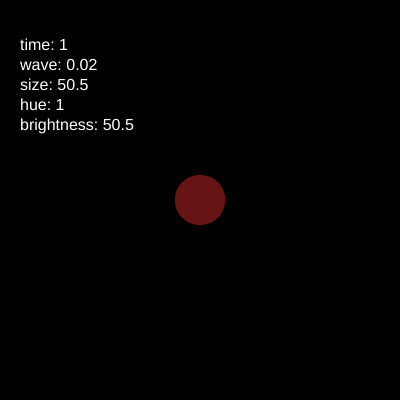
Frame 1 (no input)
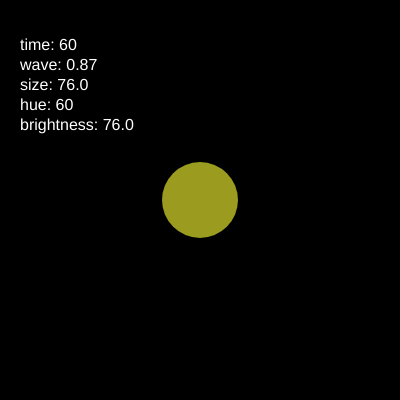
Frame 60 (no input)
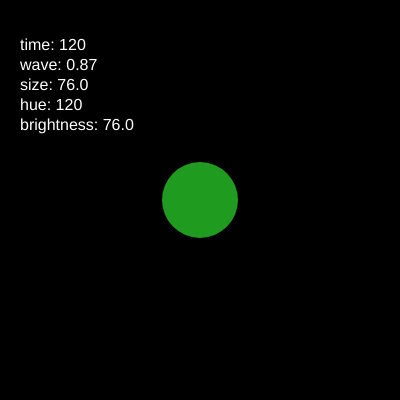
Frame 120 (the mouse pressed at the canvas centre since frame 60)

The p5.js sketch that drew these frames (run headless with seeded random() and noise() and a simulated clock; from frame 60 on, the mouse is pressed at the canvas centre):

// p5.js sketch
// ── sketch.js
let time = 0;

function setup() {
  createCanvas(400, 400);
  angleMode(DEGREES);
  colorMode(HSB, 360, 100, 100, 100);
}

function draw() {
  background(0); // 黒い背景
  translate(width / 2, height / 2); // 画面中央に移動
  time += 1; // 時間を進める
  
  // 基本のsin波
  let wave = sin(time);
  
  // サイズの変化（0から100の間）
  let circleSize = 50 + 30 * wave; // 20から80の間で変化
  
  // 色相の変化（0から360度）
  let hue = time % 360; // 虹色に変化
  
  // 明度の変化（sin波で明るくなったり暗くなったり）
  let brightness = 50 + 30 * wave; // 20から80の間
  
  // 円を描画
  fill(hue, 80, brightness, 80);
  noStroke();
  circle(0, 0, circleSize);
  
  // デバッグ情報を表示
  fill(255);
  textSize(16);
  text(`time: ${time}`, -180, -150);
  text(`wave: ${wave.toFixed(2)}`, -180, -130);
  text(`size: ${circleSize.toFixed(1)}`, -180, -110);
  text(`hue: ${hue.toFixed(0)}`, -180, -90);
  text(`brightness: ${brightness.toFixed(1)}`, -180, -70);
}

function windowResized() {
  resizeCanvas(windowWidth, windowHeight);
}
